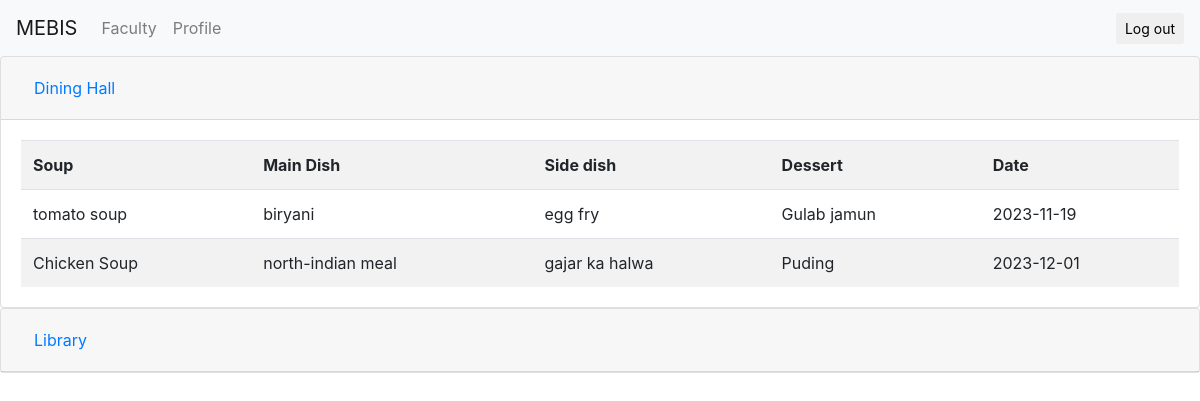
The page /faculty.php on the database its author committed.
### tables this page shows
CREATE TABLE `dining` (
  `date` date NOT NULL,
  `dining_name` varchar(255) NOT NULL,
  `soup` varchar(255) NOT NULL,
  `main_dish` varchar(255) NOT NULL,
  `side_dish` varchar(255) NOT NULL,
  `dessert` varchar(255) NOT NULL
);

### faculty.php (the view, shortened to what this page needs)
<?php include('server.php') ?>
<!DOCTYPE html>
<html lang="en">
    <head>
        <link rel="stylesheet" href="https://maxcdn.bootstrapcdn.com/bootstrap/4.0.0/css/bootstrap.min.css">
    </head>
<body>
    <nav class="navbar navbar-expand-lg navbar-light bg-light">
        <a class="navbar-brand" href="lecturer_index.php">MEBIS</a>
        <div class="collapse navbar-collapse" id="navbarText">
          <ul class="navbar-nav mr-auto">
            <li class="nav-item">
              <a class="nav-link" href="faculty.php">Faculty</a>
            </li>
            <li class="nav-item">
              <a class="nav-link" href="profileLecturer.php">Profile</a>
            </li>
          </ul>
        </div>
        <form method="post" action="login.php" class="form-inline">
            <button type="submit" name="log_out" class="btn btn-default btn-sm">
          <span class="glyphicon glyphicon-log-out"></span> Log out</button>
        </form>
      </nav>
      <div id="accordion">
        <div class="card">
          <div class="card-header" id="headingOne">
            <h5 class="mb-0">
              <button class="btn btn-link collapsed" data-toggle="collapse" data-target="#collapseOne" aria-expanded="false" aria-controls="collapseOne">
                Dining Hall
              </button>
            </h5>
          </div>
          <div id="collapseOne" class="collapse show" aria-labelledby="headingOne" data-parent="#accordion">
            <div class="card-body">
                   <table class="table table-striped" style="margin: auto;">
                  <th scope="col">Soup</th>
                  <th scope="col">Main Dish</th>
                  <th scope="col">Side dish</th>
                  <th scope="col">Dessert</th>
                  <th scope="col">Date</th>
                  <?php
                    $query = "SELECT * FROM dining";
                    $results = mysqli_query($db, $query);
                    while($row = mysqli_fetch_array($results))
                    { ?>
                      <tr>
                        <td><?php echo $row['soup']; ?></td>
                        <td><?php echo $row['main_dish']; ?></td>
                        <td><?php echo $row['side_dish']; ?></td>
                        <td><?php echo $row['dessert']; ?></td>
                        <td><?php echo $row['date']; ?></td>
                      </tr>
                   <?php } ?>
                </table>
            </div>
          </div>
        </div>
        <div class="card">
          <div class="card-header" id="headingTwo">
            <h5 class="mb-0">
              <button class="btn btn-link collapsed" data-toggle="collapse" data-target="#collapseTwo" aria-expanded="false" aria-controls="collapseTwo">
                Library
              </button>
            </h5>
          </div>
        </div>
      </div>
</body>
</html>

### rows shown on the page
dining: soup "tomato soup", main_dish "biryani", side_dish "egg fry", dessert "Gulab jamun", date "2023-11-19"
dining: soup "Chicken Soup", main_dish "north-indian meal", side_dish "gajar ka halwa", dessert "Puding", date "2023-12-01"
